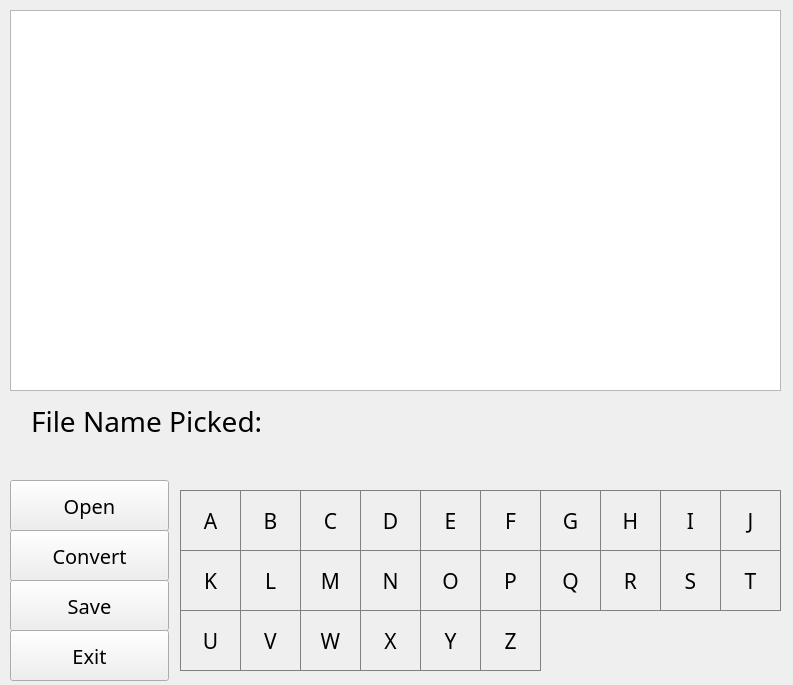
<?xml version="1.0" encoding="UTF-8"?>
<ui version="4.0">
 <class>MainWindow</class>
 <widget class="QMainWindow" name="MainWindow">
  <property name="geometry">
   <rect>
    <x>0</x>
    <y>0</y>
    <width>793</width>
    <height>685</height>
   </rect>
  </property>
  <property name="windowTitle">
   <string>MainWindow</string>
  </property>
  <widget class="QWidget" name="centralWidget">
   <widget class="QPushButton" name="saveButton">
    <property name="geometry">
     <rect>
      <x>10</x>
      <y>580</y>
      <width>159</width>
      <height>51</height>
     </rect>
    </property>
    <property name="font">
     <font>
      <family>Papyrus</family>
      <pointsize>15</pointsize>
     </font>
    </property>
    <property name="text">
     <string>Save</string>
    </property>
   </widget>
   <widget class="QPushButton" name="buttonY">
    <property name="geometry">
     <rect>
      <x>420</x>
      <y>610</y>
      <width>61</width>
      <height>61</height>
     </rect>
    </property>
    <property name="font">
     <font>
      <family>Papyrus</family>
      <pointsize>16</pointsize>
      <weight>50</weight>
      <bold>false</bold>
     </font>
    </property>
    <property name="styleSheet">
     <string notr="true">QPushButton {
   border: 1px solid gray;
}
QPushButton:pressed {
    background-color: qlineargradient(x1: 0, y1: 0, x2: 0, y2: 1,
                                      stop: 0 #dadbde, stop: 1 #f6f7fa);
}</string>
    </property>
    <property name="text">
     <string>Y</string>
    </property>
   </widget>
   <widget class="QPushButton" name="buttonK">
    <property name="geometry">
     <rect>
      <x>180</x>
      <y>550</y>
      <width>61</width>
      <height>61</height>
     </rect>
    </property>
    <property name="font">
     <font>
      <family>Papyrus</family>
      <pointsize>16</pointsize>
      <weight>50</weight>
      <bold>false</bold>
     </font>
    </property>
    <property name="styleSheet">
     <string notr="true">QPushButton {
   border: 1px solid gray;
}
QPushButton:pressed {
    background-color: qlineargradient(x1: 0, y1: 0, x2: 0, y2: 1,
                                      stop: 0 #dadbde, stop: 1 #f6f7fa);
}</string>
    </property>
    <property name="text">
     <string>K</string>
    </property>
   </widget>
   <widget class="QPushButton" name="buttonN">
    <property name="geometry">
     <rect>
      <x>360</x>
      <y>550</y>
      <width>61</width>
      <height>61</height>
     </rect>
    </property>
    <property name="font">
     <font>
      <family>Papyrus</family>
      <pointsize>16</pointsize>
      <weight>50</weight>
      <bold>false</bold>
     </font>
    </property>
    <property name="styleSheet">
     <string notr="true">QPushButton {
   border: 1px solid gray;
}
QPushButton:pressed {
    background-color: qlineargradient(x1: 0, y1: 0, x2: 0, y2: 1,
                                      stop: 0 #dadbde, stop: 1 #f6f7fa);
}</string>
    </property>
    <property name="text">
     <string>N</string>
    </property>
   </widget>
   <widget class="QWidget" name="verticalLayoutWidget_2">
    <property name="geometry">
     <rect>
      <x>20</x>
      <y>400</y>
      <width>761</width>
      <height>69</height>
     </rect>
    </property>
    <property name="font">
     <font>
      <family>Papyrus</family>
     </font>
    </property>
    <layout class="QVBoxLayout" name="verticalLayout_2">
     <item>
      <widget class="QLabel" name="fileNameLabel">
       <property name="font">
        <font>
         <family>Papyrus</family>
         <pointsize>21</pointsize>
         <weight>50</weight>
         <bold>false</bold>
        </font>
       </property>
       <property name="text">
        <string>File Name Picked:</string>
       </property>
      </widget>
     </item>
     <item>
      <widget class="QLabel" name="fileName">
       <property name="font">
        <font>
         <family>Papyrus</family>
         <pointsize>18</pointsize>
        </font>
       </property>
       <property name="text">
        <string/>
       </property>
      </widget>
     </item>
    </layout>
   </widget>
   <widget class="QPushButton" name="buttonT">
    <property name="geometry">
     <rect>
      <x>720</x>
      <y>550</y>
      <width>61</width>
      <height>61</height>
     </rect>
    </property>
    <property name="font">
     <font>
      <family>Papyrus</family>
      <pointsize>16</pointsize>
      <weight>50</weight>
      <bold>false</bold>
     </font>
    </property>
    <property name="styleSheet">
     <string notr="true">QPushButton {
   border: 1px solid gray;
}
QPushButton:pressed {
    background-color: qlineargradient(x1: 0, y1: 0, x2: 0, y2: 1,
                                      stop: 0 #dadbde, stop: 1 #f6f7fa);
}</string>
    </property>
    <property name="text">
     <string>T</string>
    </property>
   </widget>
   <widget class="QPushButton" name="buttonX">
    <property name="geometry">
     <rect>
      <x>360</x>
      <y>610</y>
      <width>61</width>
      <height>61</height>
     </rect>
    </property>
    <property name="font">
     <font>
      <family>Papyrus</family>
      <pointsize>16</pointsize>
      <weight>50</weight>
      <bold>false</bold>
     </font>
    </property>
    <property name="styleSheet">
     <string notr="true">QPushButton {
   border: 1px solid gray;
}
QPushButton:pressed {
    background-color: qlineargradient(x1: 0, y1: 0, x2: 0, y2: 1,
                                      stop: 0 #dadbde, stop: 1 #f6f7fa);
}</string>
    </property>
    <property name="text">
     <string>X</string>
    </property>
   </widget>
   <widget class="QPushButton" name="buttonE">
    <property name="geometry">
     <rect>
      <x>420</x>
      <y>490</y>
      <width>61</width>
      <height>61</height>
     </rect>
    </property>
    <property name="font">
     <font>
      <family>Papyrus</family>
      <pointsize>16</pointsize>
      <weight>50</weight>
      <bold>false</bold>
     </font>
    </property>
    <property name="styleSheet">
     <string notr="true">QPushButton {
   border: 1px solid gray;
}
QPushButton:pressed {
    background-color: qlineargradient(x1: 0, y1: 0, x2: 0, y2: 1,
                                      stop: 0 #dadbde, stop: 1 #f6f7fa);
}</string>
    </property>
    <property name="text">
     <string>E</string>
    </property>
   </widget>
   <widget class="QPushButton" name="convertButton">
    <property name="geometry">
     <rect>
      <x>10</x>
      <y>530</y>
      <width>159</width>
      <height>51</height>
     </rect>
    </property>
    <property name="font">
     <font>
      <family>Papyrus</family>
      <pointsize>15</pointsize>
     </font>
    </property>
    <property name="text">
     <string>Convert</string>
    </property>
   </widget>
   <widget class="QPushButton" name="buttonM">
    <property name="geometry">
     <rect>
      <x>300</x>
      <y>550</y>
      <width>61</width>
      <height>61</height>
     </rect>
    </property>
    <property name="font">
     <font>
      <family>Papyrus</family>
      <pointsize>16</pointsize>
      <weight>50</weight>
      <bold>false</bold>
     </font>
    </property>
    <property name="styleSheet">
     <string notr="true">QPushButton {
   border: 1px solid gray;
}
QPushButton:pressed {
    background-color: qlineargradient(x1: 0, y1: 0, x2: 0, y2: 1,
                                      stop: 0 #dadbde, stop: 1 #f6f7fa);
}</string>
    </property>
    <property name="text">
     <string>M</string>
    </property>
   </widget>
   <widget class="QPushButton" name="buttonW">
    <property name="geometry">
     <rect>
      <x>300</x>
      <y>610</y>
      <width>61</width>
      <height>61</height>
     </rect>
    </property>
    <property name="font">
     <font>
      <family>Papyrus</family>
      <pointsize>16</pointsize>
      <weight>50</weight>
      <bold>false</bold>
     </font>
    </property>
    <property name="styleSheet">
     <string notr="true">QPushButton {
   border: 1px solid gray;
}
QPushButton:pressed {
    background-color: qlineargradient(x1: 0, y1: 0, x2: 0, y2: 1,
                                      stop: 0 #dadbde, stop: 1 #f6f7fa);
}</string>
    </property>
    <property name="text">
     <string>W</string>
    </property>
   </widget>
   <widget class="QPushButton" name="buttonR">
    <property name="geometry">
     <rect>
      <x>600</x>
      <y>550</y>
      <width>61</width>
      <height>61</height>
     </rect>
    </property>
    <property name="font">
     <font>
      <family>Papyrus</family>
      <pointsize>16</pointsize>
      <weight>50</weight>
      <bold>false</bold>
     </font>
    </property>
    <property name="styleSheet">
     <string notr="true">QPushButton {
   border: 1px solid gray;
}
QPushButton:pressed {
    background-color: qlineargradient(x1: 0, y1: 0, x2: 0, y2: 1,
                                      stop: 0 #dadbde, stop: 1 #f6f7fa);
}</string>
    </property>
    <property name="text">
     <string>R</string>
    </property>
   </widget>
   <widget class="QPushButton" name="buttonL">
    <property name="geometry">
     <rect>
      <x>240</x>
      <y>550</y>
      <width>61</width>
      <height>61</height>
     </rect>
    </property>
    <property name="font">
     <font>
      <family>Papyrus</family>
      <pointsize>16</pointsize>
      <weight>50</weight>
      <bold>false</bold>
     </font>
    </property>
    <property name="styleSheet">
     <string notr="true">QPushButton {
   border: 1px solid gray;
}
QPushButton:pressed {
    background-color: qlineargradient(x1: 0, y1: 0, x2: 0, y2: 1,
                                      stop: 0 #dadbde, stop: 1 #f6f7fa);
}</string>
    </property>
    <property name="text">
     <string>L</string>
    </property>
   </widget>
   <widget class="QPushButton" name="buttonA">
    <property name="geometry">
     <rect>
      <x>180</x>
      <y>490</y>
      <width>61</width>
      <height>61</height>
     </rect>
    </property>
    <property name="font">
     <font>
      <family>Papyrus</family>
      <pointsize>16</pointsize>
      <weight>50</weight>
      <bold>false</bold>
     </font>
    </property>
    <property name="styleSheet">
     <string notr="true">QPushButton {
   border: 1px solid gray;
}
QPushButton:pressed {
    background-color: qlineargradient(x1: 0, y1: 0, x2: 0, y2: 1,
                                      stop: 0 #dadbde, stop: 1 #f6f7fa);
}</string>
    </property>
    <property name="text">
     <string>A</string>
    </property>
   </widget>
   <widget class="QPushButton" name="exitButton">
    <property name="geometry">
     <rect>
      <x>10</x>
      <y>630</y>
      <width>159</width>
      <height>51</height>
     </rect>
    </property>
    <property name="font">
     <font>
      <family>Papyrus</family>
      <pointsize>15</pointsize>
     </font>
    </property>
    <property name="text">
     <string>Exit</string>
    </property>
   </widget>
   <widget class="QPushButton" name="buttonV">
    <property name="geometry">
     <rect>
      <x>240</x>
      <y>610</y>
      <width>61</width>
      <height>61</height>
     </rect>
    </property>
    <property name="font">
     <font>
      <family>Papyrus</family>
      <pointsize>16</pointsize>
      <weight>50</weight>
      <bold>false</bold>
     </font>
    </property>
    <property name="styleSheet">
     <string notr="true">QPushButton {
   border: 1px solid gray;
}
QPushButton:pressed {
    background-color: qlineargradient(x1: 0, y1: 0, x2: 0, y2: 1,
                                      stop: 0 #dadbde, stop: 1 #f6f7fa);
}</string>
    </property>
    <property name="text">
     <string>V</string>
    </property>
   </widget>
   <widget class="QPushButton" name="buttonC">
    <property name="geometry">
     <rect>
      <x>300</x>
      <y>490</y>
      <width>61</width>
      <height>61</height>
     </rect>
    </property>
    <property name="font">
     <font>
      <family>Papyrus</family>
      <pointsize>16</pointsize>
      <weight>50</weight>
      <bold>false</bold>
     </font>
    </property>
    <property name="styleSheet">
     <string notr="true">QPushButton {
   border: 1px solid gray;
}
QPushButton:pressed {
    background-color: qlineargradient(x1: 0, y1: 0, x2: 0, y2: 1,
                                      stop: 0 #dadbde, stop: 1 #f6f7fa);
}</string>
    </property>
    <property name="text">
     <string>C</string>
    </property>
   </widget>
   <widget class="QPushButton" name="buttonJ">
    <property name="geometry">
     <rect>
      <x>720</x>
      <y>490</y>
      <width>61</width>
      <height>61</height>
     </rect>
    </property>
    <property name="font">
     <font>
      <family>Papyrus</family>
      <pointsize>16</pointsize>
      <weight>50</weight>
      <bold>false</bold>
     </font>
    </property>
    <property name="styleSheet">
     <string notr="true">QPushButton {
   border: 1px solid gray;
}
QPushButton:pressed {
    background-color: qlineargradient(x1: 0, y1: 0, x2: 0, y2: 1,
                                      stop: 0 #dadbde, stop: 1 #f6f7fa);
}</string>
    </property>
    <property name="text">
     <string>J</string>
    </property>
   </widget>
   <widget class="QPushButton" name="buttonH">
    <property name="geometry">
     <rect>
      <x>600</x>
      <y>490</y>
      <width>61</width>
      <height>61</height>
     </rect>
    </property>
    <property name="font">
     <font>
      <family>Papyrus</family>
      <pointsize>16</pointsize>
      <weight>50</weight>
      <bold>false</bold>
     </font>
    </property>
    <property name="styleSheet">
     <string notr="true">QPushButton {
   border: 1px solid gray;
}
QPushButton:pressed {
    background-color: qlineargradient(x1: 0, y1: 0, x2: 0, y2: 1,
                                      stop: 0 #dadbde, stop: 1 #f6f7fa);
}</string>
    </property>
    <property name="text">
     <string>H</string>
    </property>
   </widget>
   <widget class="QPushButton" name="openButton">
    <property name="geometry">
     <rect>
      <x>10</x>
      <y>480</y>
      <width>159</width>
      <height>51</height>
     </rect>
    </property>
    <property name="font">
     <font>
      <family>Papyrus</family>
      <pointsize>15</pointsize>
     </font>
    </property>
    <property name="styleSheet">
     <string notr="true"/>
    </property>
    <property name="text">
     <string>Open</string>
    </property>
   </widget>
   <widget class="QTextBrowser" name="fileContentsDisplay">
    <property name="geometry">
     <rect>
      <x>10</x>
      <y>10</y>
      <width>771</width>
      <height>381</height>
     </rect>
    </property>
    <property name="font">
     <font>
      <family>Papyrus</family>
      <pointsize>18</pointsize>
     </font>
    </property>
   </widget>
   <widget class="QPushButton" name="buttonI">
    <property name="geometry">
     <rect>
      <x>660</x>
      <y>490</y>
      <width>61</width>
      <height>61</height>
     </rect>
    </property>
    <property name="font">
     <font>
      <family>Papyrus</family>
      <pointsize>16</pointsize>
      <weight>50</weight>
      <bold>false</bold>
     </font>
    </property>
    <property name="styleSheet">
     <string notr="true">QPushButton {
   border: 1px solid gray;
}
QPushButton:pressed {
    background-color: qlineargradient(x1: 0, y1: 0, x2: 0, y2: 1,
                                      stop: 0 #dadbde, stop: 1 #f6f7fa);
}</string>
    </property>
    <property name="text">
     <string>I</string>
    </property>
   </widget>
   <widget class="QPushButton" name="buttonU">
    <property name="geometry">
     <rect>
      <x>180</x>
      <y>610</y>
      <width>61</width>
      <height>61</height>
     </rect>
    </property>
    <property name="font">
     <font>
      <family>Papyrus</family>
      <pointsize>16</pointsize>
      <weight>50</weight>
      <bold>false</bold>
     </font>
    </property>
    <property name="styleSheet">
     <string notr="true">QPushButton {
   border: 1px solid gray;
}
QPushButton:pressed {
    background-color: qlineargradient(x1: 0, y1: 0, x2: 0, y2: 1,
                                      stop: 0 #dadbde, stop: 1 #f6f7fa);
}</string>
    </property>
    <property name="text">
     <string>U</string>
    </property>
   </widget>
   <widget class="QPushButton" name="buttonG">
    <property name="geometry">
     <rect>
      <x>540</x>
      <y>490</y>
      <width>61</width>
      <height>61</height>
     </rect>
    </property>
    <property name="font">
     <font>
      <family>Papyrus</family>
      <pointsize>16</pointsize>
      <weight>50</weight>
      <bold>false</bold>
     </font>
    </property>
    <property name="styleSheet">
     <string notr="true">QPushButton {
   border: 1px solid gray;
}
QPushButton:pressed {
    background-color: qlineargradient(x1: 0, y1: 0, x2: 0, y2: 1,
                                      stop: 0 #dadbde, stop: 1 #f6f7fa);
}</string>
    </property>
    <property name="text">
     <string>G</string>
    </property>
   </widget>
   <widget class="QPushButton" name="buttonD">
    <property name="geometry">
     <rect>
      <x>360</x>
      <y>490</y>
      <width>61</width>
      <height>61</height>
     </rect>
    </property>
    <property name="font">
     <font>
      <family>Papyrus</family>
      <pointsize>16</pointsize>
      <weight>50</weight>
      <bold>false</bold>
     </font>
    </property>
    <property name="styleSheet">
     <string notr="true">QPushButton {
   border: 1px solid gray;
}
QPushButton:pressed {
    background-color: qlineargradient(x1: 0, y1: 0, x2: 0, y2: 1,
                                      stop: 0 #dadbde, stop: 1 #f6f7fa);
}</string>
    </property>
    <property name="text">
     <string>D</string>
    </property>
   </widget>
   <widget class="QPushButton" name="buttonS">
    <property name="geometry">
     <rect>
      <x>660</x>
      <y>550</y>
      <width>61</width>
      <height>61</height>
     </rect>
    </property>
    <property name="font">
     <font>
      <family>Papyrus</family>
      <pointsize>16</pointsize>
      <weight>50</weight>
      <bold>false</bold>
     </font>
    </property>
    <property name="styleSheet">
     <string notr="true">QPushButton {
   border: 1px solid gray;
}
QPushButton:pressed {
    background-color: qlineargradient(x1: 0, y1: 0, x2: 0, y2: 1,
                                      stop: 0 #dadbde, stop: 1 #f6f7fa);
}</string>
    </property>
    <property name="text">
     <string>S</string>
    </property>
   </widget>
   <widget class="QPushButton" name="buttonQ">
    <property name="geometry">
     <rect>
      <x>540</x>
      <y>550</y>
      <width>61</width>
      <height>61</height>
     </rect>
    </property>
    <property name="font">
     <font>
      <family>Papyrus</family>
      <pointsize>16</pointsize>
      <weight>50</weight>
      <bold>false</bold>
     </font>
    </property>
    <property name="styleSheet">
     <string notr="true">QPushButton {
   border: 1px solid gray;
}
QPushButton:pressed {
    background-color: qlineargradient(x1: 0, y1: 0, x2: 0, y2: 1,
                                      stop: 0 #dadbde, stop: 1 #f6f7fa);
}</string>
    </property>
    <property name="text">
     <string>Q</string>
    </property>
   </widget>
   <widget class="QPushButton" name="buttonF">
    <property name="geometry">
     <rect>
      <x>480</x>
      <y>490</y>
      <width>61</width>
      <height>61</height>
     </rect>
    </property>
    <property name="font">
     <font>
      <family>Papyrus</family>
      <pointsize>16</pointsize>
      <weight>50</weight>
      <bold>false</bold>
     </font>
    </property>
    <property name="styleSheet">
     <string notr="true">QPushButton {
   border: 1px solid gray;
}
QPushButton:pressed {
    background-color: qlineargradient(x1: 0, y1: 0, x2: 0, y2: 1,
                                      stop: 0 #dadbde, stop: 1 #f6f7fa);
}</string>
    </property>
    <property name="text">
     <string>F</string>
    </property>
   </widget>
   <widget class="QPushButton" name="buttonO">
    <property name="geometry">
     <rect>
      <x>420</x>
      <y>550</y>
      <width>61</width>
      <height>61</height>
     </rect>
    </property>
    <property name="font">
     <font>
      <family>Papyrus</family>
      <pointsize>16</pointsize>
      <weight>50</weight>
      <bold>false</bold>
     </font>
    </property>
    <property name="styleSheet">
     <string notr="true">QPushButton {
   border: 1px solid gray;
}
QPushButton:pressed {
    background-color: qlineargradient(x1: 0, y1: 0, x2: 0, y2: 1,
                                      stop: 0 #dadbde, stop: 1 #f6f7fa);
}</string>
    </property>
    <property name="text">
     <string>O</string>
    </property>
   </widget>
   <widget class="QPushButton" name="buttonB">
    <property name="geometry">
     <rect>
      <x>240</x>
      <y>490</y>
      <width>61</width>
      <height>61</height>
     </rect>
    </property>
    <property name="font">
     <font>
      <family>Papyrus</family>
      <pointsize>16</pointsize>
      <weight>50</weight>
      <bold>false</bold>
     </font>
    </property>
    <property name="styleSheet">
     <string notr="true">QPushButton {
   border: 1px solid gray;
}
QPushButton:pressed {
    background-color: qlineargradient(x1: 0, y1: 0, x2: 0, y2: 1,
                                      stop: 0 #dadbde, stop: 1 #f6f7fa);
}</string>
    </property>
    <property name="text">
     <string>B</string>
    </property>
   </widget>
   <widget class="QPushButton" name="buttonZ">
    <property name="geometry">
     <rect>
      <x>480</x>
      <y>610</y>
      <width>61</width>
      <height>61</height>
     </rect>
    </property>
    <property name="font">
     <font>
      <family>Papyrus</family>
      <pointsize>16</pointsize>
      <weight>50</weight>
      <bold>false</bold>
     </font>
    </property>
    <property name="styleSheet">
     <string notr="true">QPushButton {
   border: 1px solid gray;
}
QPushButton:pressed {
    background-color: qlineargradient(x1: 0, y1: 0, x2: 0, y2: 1,
                                      stop: 0 #dadbde, stop: 1 #f6f7fa);
}</string>
    </property>
    <property name="text">
     <string>Z</string>
    </property>
   </widget>
   <widget class="QPushButton" name="buttonP">
    <property name="geometry">
     <rect>
      <x>480</x>
      <y>550</y>
      <width>61</width>
      <height>61</height>
     </rect>
    </property>
    <property name="font">
     <font>
      <family>Papyrus</family>
      <pointsize>16</pointsize>
      <weight>50</weight>
      <bold>false</bold>
     </font>
    </property>
    <property name="styleSheet">
     <string notr="true">QPushButton {
   border: 1px solid gray;
}
QPushButton:pressed {
    background-color: qlineargradient(x1: 0, y1: 0, x2: 0, y2: 1,
                                      stop: 0 #dadbde, stop: 1 #f6f7fa);
}</string>
    </property>
    <property name="text">
     <string>P</string>
    </property>
   </widget>
  </widget>
 </widget>
 <layoutdefault spacing="6" margin="11"/>
 <resources/>
 <connections/>
</ui>
